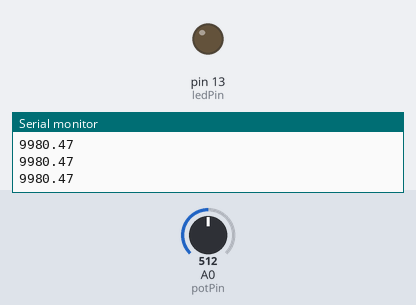
This sketch was run on a simulated Arduino Uno, built with avr-gcc and run on an emulated ATmega328P. Parts: output pins drawn as LEDs (lit = HIGH), the last lines printed to the serial monitor. Inputs (shaded band) come from the test bench; at power-on: A0 (potPin) = 512.

Above: at 1.3 s.
1.4 s: A0 (potPin) set to 496
At 2.2 s:
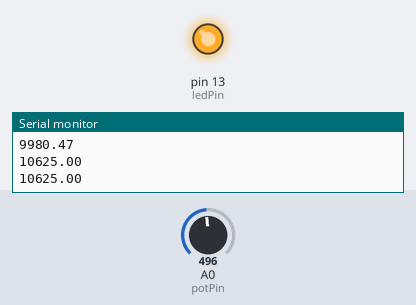
3.0 s: A0 (potPin) set to 716
At 3.4 s:
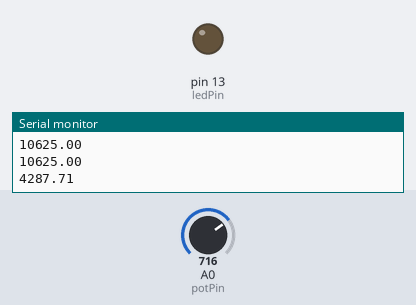
4.5 s: A0 (potPin) set to 511
At 5.8 s:
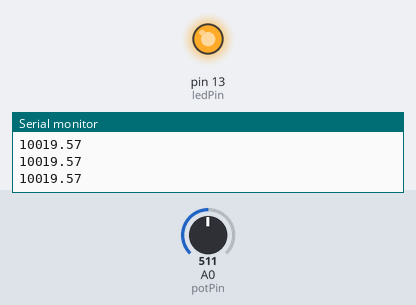
Timing chart, 0 to 7.5 s (numbered marks = the images above; inputs shaded):
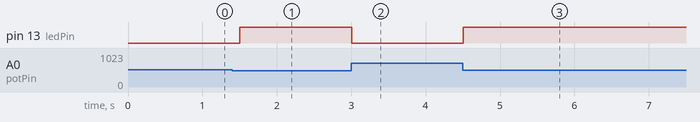

The sketch:

sensorTemp2.ino
```cpp
/*
* Entrada analógica
* Liga e desliga um LED conectado ao pino digital 13. O tempo
* que o LED permanece ligado ou desligado depende do valor
* obtido pelo analogRead().
*/


int potPin = 0; // selecione o pino de entrada ao potenciômetro
int ledPin = 13;   // selecione o pino ao LED
float val = 0;    // variável a guardar o valor proveniente do sensor
float vin = 5;
float vout = 0;
float A = 1.112272865*pow(10,-3);
float B = 2.375809102*pow(10,-4);
float C = 0.6852858650*pow(10,-7);
float Rntc = 0;
float temp = 0;
float temperatura = 0;

void setup() {
 Serial.begin(9600);
 pinMode(ledPin, OUTPUT);  // declarar o pino ledPin como saída
}

float lerTemperatura(float R){
  return  pow(A + B*log(R) + C*pow(log(R), 3),-1);
}


void loop() {


 val = analogRead(potPin); // ler o valor do potenciômetro
 vout = vin*(val/1023);
 //Rntc = 10000*(1023/vout - 1);
 //temperatura = lerTemperatura(Rntc);

 Rntc = ((1023/val) - 1)*10000;
 Serial.println(Rntc);
 if (Rntc > 10000){
  digitalWrite(ledPin, HIGH);
  }else{
  digitalWrite(ledPin, LOW);  // desligar o led
  }
 delay(500);                  // espera tempo ajustado no potenciometro

}
```

Measured:
- the behaviour switches between 512 and 511 on A0 (potPin) (found by bisection; images 0 and 1)
- after the input at 1.4 s, pin 13 (ledPin): LOW → HIGH after 0.10 s
- after the input at 3.0 s, pin 13 (ledPin): HIGH → LOW at once
- after the input at 4.5 s, pin 13 (ledPin): LOW → HIGH at once
